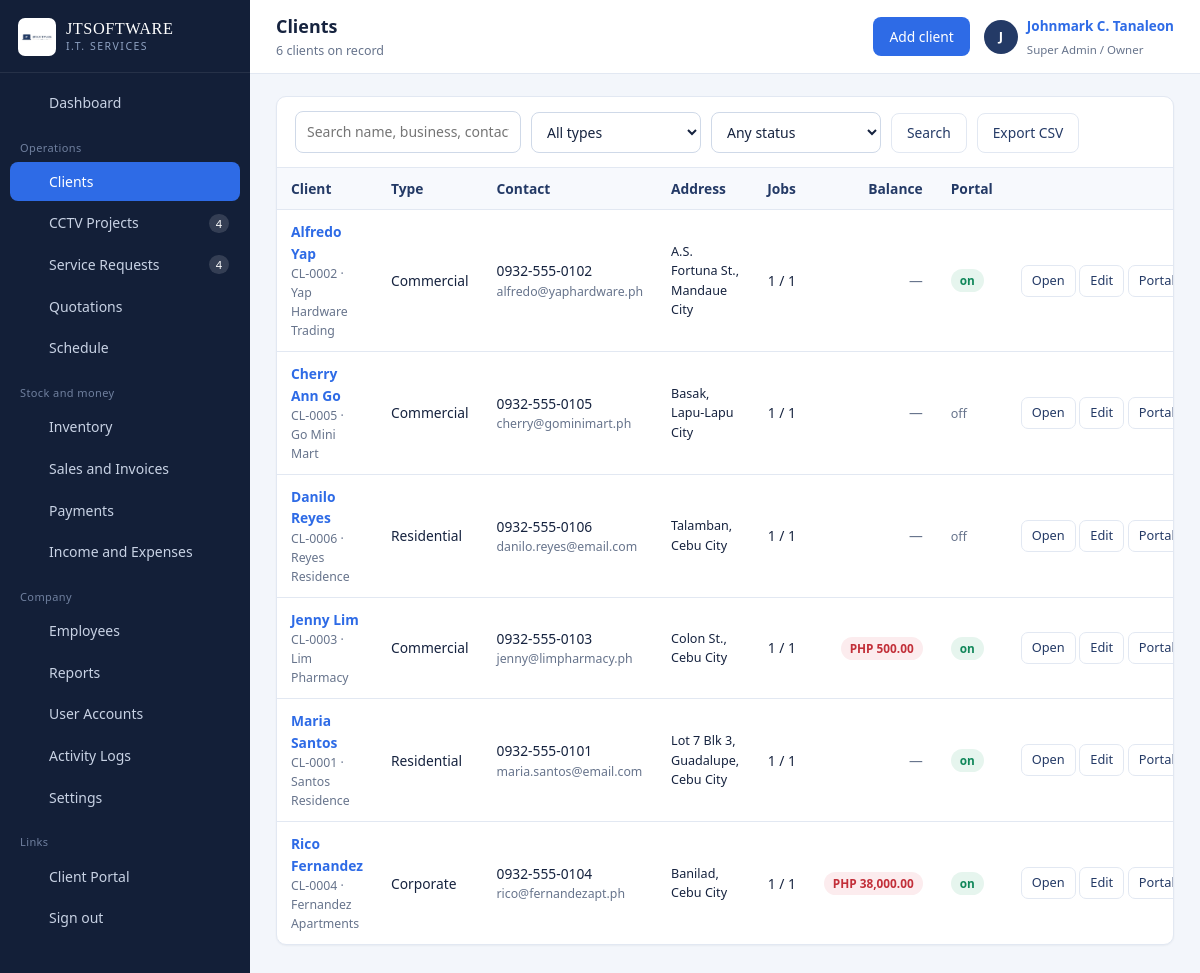
The page /clients.php (signed in) on the database its author committed.
### tables this page shows
CREATE TABLE clients (
  id             INT AUTO_INCREMENT PRIMARY KEY,
  client_code    VARCHAR(20)  NOT NULL UNIQUE,
  full_name      VARCHAR(140) NOT NULL,
  business_name  VARCHAR(140) DEFAULT NULL,
  client_type    ENUM('Residential','Commercial','Corporate') NOT NULL DEFAULT 'Residential',
  contact_number VARCHAR(40)  DEFAULT NULL,
  email          VARCHAR(120) DEFAULT NULL,
  address        VARCHAR(255) DEFAULT NULL,
  portal_username VARCHAR(60) DEFAULT NULL UNIQUE,
  portal_password VARCHAR(255) DEFAULT NULL,
  portal_enabled TINYINT(1) NOT NULL DEFAULT 0,
  notes          TEXT DEFAULT NULL,
  status         ENUM('active','inactive') NOT NULL DEFAULT 'active',
  created_at     DATETIME NOT NULL DEFAULT CURRENT_TIMESTAMP,
  INDEX idx_clients_name (full_name),
  INDEX idx_clients_type (client_type)
);

### includes/auth.php (called while the page is built, shortened)
<?php
require_once __DIR__ . '/../config/config.php';
function can(string $code): bool
{
    if ((int)$_SESSION['user']['role_id'] === 1) {
        return true;
    }
    return in_array($code, user_permissions(), true);
}

### config/config.php (called while the page is built, shortened)
<?php
require_once __DIR__ . '/database.php';
function setting(string $key, string $default = ''): string
{
    static $cache = null;
    if ($cache === null) {
        $cache = [];
        foreach (all('SELECT setting_key, setting_value FROM settings') as $r) {
            $cache[$r['setting_key']] = (string)$r['setting_value'];
        }
    }
    return $cache[$key] ?? $default;
}
function e($value): string
{
    return htmlspecialchars((string)$value, ENT_QUOTES, 'UTF-8');
}
function money($amount, bool $symbol = true): string
{
    $txt = number_format((float)$amount, 2);
    return $symbol ? setting('currency_symbol', 'PHP ') . $txt : $txt;
}
function input(string $key, $default = null)
{
    $v = $_POST[$key] ?? $_GET[$key] ?? $default;
    return is_string($v) ? trim($v) : $v;
}
function url_with(array $changes): string
{
    $params = array_merge($_GET, $changes);
    return basename($_SERVER['PHP_SELF']) . (empty($params) ? '' : '?' . http_build_query($params));
}

### config/database.php (called while the page is built, shortened)
<?php
function db(): PDO
{
    static $pdo = null;
    if ($pdo === null) {
        $dsn = 'mysql:host=' . DB_HOST . ';port=' . DB_PORT . ';dbname=' . DB_NAME . ';charset=utf8mb4';
        try {
            $pdo = new PDO($dsn, DB_USER, DB_PASS, [
                PDO::ATTR_ERRMODE            => PDO::ERRMODE_EXCEPTION,
                PDO::ATTR_DEFAULT_FETCH_MODE => PDO::FETCH_ASSOC,
                PDO::ATTR_EMULATE_PREPARES   => false,
            ]);
        } catch (PDOException $e) {
            http_response_code(500);
            echo '<div style="font:15px/1.6 system-ui;max-width:640px;margin:80px auto;padding:28px;'
               . 'border:1px solid #E3E8F0;border-radius:10px">'
               . '<h2 style="margin:0 0 10px;color:#16233F">Cannot reach the database</h2>'
               . '<p style="color:#475569">Start MySQL in the XAMPP control panel, then import '
               . '<code>database/jtsoftware_db.sql</code> through phpMyAdmin.</p>'
               . '<p style="color:#94A3B8;font-size:13px">' . htmlspecialchars($e->getMessage()) . '</p></div>';
            exit;
        }
    }
    return $pdo;
}
function q(string $sql, array $params = []): PDOStatement
{
    $st = db()->prepare($sql);
    $st->execute($params);
    return $st;
}
function all(string $sql, array $params = []): array
{
    return q($sql, $params)->fetchAll();
}
function scalar(string $sql, array $params = [], $default = 0)
{
    $v = q($sql, $params)->fetchColumn();
    return $v === false || $v === null ? $default : $v;
}

### clients.php (the view, shortened to what this page needs)
<?php
require_once __DIR__ . '/includes/auth.php';
$search = (string)input('q', '');
$page   = max(1, (int)input('page', 1));
$per    = 12;
$where = ['1=1'];
$args  = [];
$whereSql = implode(' AND ', $where);
$total = (int)scalar("SELECT COUNT(*) FROM clients WHERE $whereSql", $args);
$pages = max(1, (int)ceil($total / $per));
$page  = min($page, $pages);
$clients = all(
    "SELECT c.*,
            (SELECT COUNT(*) FROM cctv_projects p WHERE p.client_id = c.id) AS project_count,
            (SELECT COUNT(*) FROM service_requests s WHERE s.client_id = c.id) AS service_count,
            (SELECT COALESCE(SUM(balance),0) FROM sales s WHERE s.client_id = c.id AND s.status IN ('Unpaid','Partial')) AS balance
     FROM clients c WHERE $whereSql ORDER BY c.full_name ASC LIMIT $per OFFSET " . (($page - 1) * $per),
    $args
);
if (can('clients.manage')) {
    $pageActions = '<button class="btn" data-modal="clientModal">Add client</button>';
}
include __DIR__ . '/includes/header.php';
?>
<div class="card">
  <div class="card-head">
    <form class="toolbar" method="get" data-autosubmit>
      <div class="field">
        <input class="input search-input" name="q" value="<?= e($search) ?>" placeholder="Search name, business, contact…">
      </div>
      <div class="field">
        <select class="input" name="type">
          <option value="">All types</option>
        </select>
      </div>
      <div class="field">
        <select class="input" name="status">
          <option value="">Any status</option>
        </select>
      </div>
      <button class="btn btn-outline" type="submit">Search</button>
      <a class="btn btn-outline" href="<?= e(url_with(['export' => 'csv'])) ?>">Export CSV</a>
    </form>
  </div>
  <div class="card-body tight">
    <?php if (!$clients): ?>
      <div class="empty">
        <strong>No clients match this search</strong>
        Clear the filters, or add the client with the button at the top right.
      </div>
    <?php else: ?>
    <div class="table-wrap">
      <table class="data">
        <thead>
          <tr>
            <th>Client</th><th>Type</th><th>Contact</th><th>Address</th>
            <th class="num">Jobs</th><th class="num">Balance</th><th>Portal</th><th></th>
          </tr>
        </thead>
        <tbody>
        <?php foreach ($clients as $c): ?>
          <tr>
            <td>
              <a class="row-main" href="client_view.php?id=<?= (int)$c['id'] ?>"><?= e($c['full_name']) ?></a>
              <div class="row-sub"><?= e($c['client_code']) ?><?= $c['business_name'] ? ' · ' . e($c['business_name']) : '' ?></div>
            </td>
            <td><?= e($c['client_type']) ?><?= $c['status'] === 'inactive' ? ' <span class="badge badge-muted">inactive</span>' : '' ?></td>
            <td>
              <?= e($c['contact_number'] ?: '—') ?>
              <?php if ($c['email']): ?><div class="row-sub"><?= e($c['email']) ?></div><?php endif; ?>
            </td>
            <td class="small"><?= e($c['address'] ?: '—') ?></td>
            <td class="num"><?= (int)$c['project_count'] ?> / <?= (int)$c['service_count'] ?></td>
            <td class="num"><?= $c['balance'] > 0 ? '<span class="badge badge-danger">' . money($c['balance']) . '</span>' : '<span class="muted">—</span>' ?></td>
            <td><?= $c['portal_enabled'] ? '<span class="badge badge-ok">on</span>' : '<span class="muted small">off</span>' ?></td>
            <td class="actions-cell">
              <a class="btn btn-sm btn-outline" href="client_view.php?id=<?= (int)$c['id'] ?>">Open</a>
              <?php if (can('clients.manage')): ?>
                <button class="btn btn-sm btn-outline" data-modal="clientModal"
                        data-row='<?= e(json_encode([
                            'id' => $c['id'], 'full_name' => $c['full_name'], 'business_name' => $c['business_name'],
                            'client_type' => $c['client_type'], 'contact_number' => $c['contact_number'],
                            'email' => $c['email'], 'address' => $c['address'], 'notes' => $c['notes'],
                            'status' => $c['status'],
                        ], JSON_HEX_APOS | JSON_HEX_QUOT)) ?>'>Edit</button>
                <button class="btn btn-sm btn-outline" data-modal="portalModal"
                        data-row='<?= e(json_encode([
                            'id' => $c['id'], 'portal_username' => $c['portal_username'],
                            'portal_enabled' => $c['portal_enabled'], 'client_label' => $c['full_name'],
                        ], JSON_HEX_APOS | JSON_HEX_QUOT)) ?>'>Portal</button>
              <?php endif; ?>
            </td>
          </tr>
        <?php endforeach; ?>
        </tbody>
      </table>
    </div>
    <?php endif; ?>
  </div>
</div>
<?php include __DIR__ . '/includes/footer.php'; ?>

### assets/css/app.css (style rules this page uses)
:root { --navy-900: #131F38; --navy-800: #1B2B4D; --navy-700: #243A66; --navy-600: #33508A; --blue: #2E6BE6; --blue-dark:#1E54C4; --blue-soft:#EAF1FE; --copper: #B5714A; --copper-soft:#FBF0E9; --paper: #F3F6FB; --surface: #FFFFFF; --line: #E2E8F2; --ink: #16233F; --muted: #67748C; --ok: #11875A; --ok-soft: #E6F5EE; --warn: #B26A00; --warn-soft:#FDF2E2; --danger: #C22F39; --danger-soft:#FCECEE; --sidebar-w: 250px; --radius: 10px; --shadow-card: 0 1px 2px rgba(19,31,56,.05); --shadow-pop: 0 18px 44px rgba(19,31,56,.22); --sans: "Segoe UI", Roboto, -apple-system, BlinkMacSystemFont, "Helvetica Neue", Arial, sans-serif; --serif: Georgia, "Times New Roman", serif; }
* { box-sizing: border-box; }
html, body { margin: 0; padding: 0; }
body { font-family: var(--sans); font-size: 14.5px; line-height: 1.55; color: var(--ink); background: var(--paper); -webkit-font-smoothing: antialiased; }
a { color: var(--blue); text-decoration: none; }
.card { background: var(--surface); border: 1px solid var(--line); border-radius: var(--radius); box-shadow: var(--shadow-card); margin-bottom: 18px; }
.card-head { padding: 14px 18px; border-bottom: 1px solid var(--line); display: flex; align-items: center; gap: 12px; flex-wrap: wrap; }
.card-body { padding: 18px; }
.card-body.tight { padding: 0; }
.table-wrap { overflow-x: auto; }
table.data { width: 100%; border-collapse: collapse; font-size: 13.8px; }
table.data th { text-align: left; font-weight: 600; color: var(--navy-700); background: #F7F9FD; border-bottom: 1px solid var(--line); padding: 10px 14px; white-space: nowrap; }
table.data td { padding: 11px 14px; border-bottom: 1px solid var(--line); vertical-align: middle; }
table.data tbody tr:last-child td { border-bottom: 0; }
table.data td.num, table.data th.num { text-align: right; white-space: nowrap; }
table.data .row-main { font-weight: 600; }
table.data .row-sub { color: var(--muted); font-size: 12.3px; }
.actions-cell { white-space: nowrap; text-align: right; }
.badge { display: inline-block; padding: 2px 9px; border-radius: 20px; font-size: 11.8px; font-weight: 600; line-height: 1.6; white-space: nowrap; }
.badge-ok { background: var(--ok-soft); color: var(--ok); }
.badge-danger { background: var(--danger-soft); color: var(--danger); }
.btn { display: inline-flex; align-items: center; justify-content: center; gap: 7px; padding: 8px 15px; border-radius: 8px; border: 1px solid transparent; background: var(--blue); color: #fff; font: inherit; font-size: 13.8px; font-weight: 500; cursor: pointer; transition: background .12s ease, border-color .12s ease; }
.btn-outline { background: #fff; color: var(--navy-700); border-color: var(--line); }
.btn-sm { padding: 5px 10px; font-size: 12.8px; border-radius: 7px; }
.field { margin-bottom: 14px; }
.input, select.input, textarea.input { width: 100%; padding: 9px 11px; border: 1px solid #CFD9E8; border-radius: 8px; font: inherit; font-size: 14px; color: var(--ink); background: #fff; }
.toolbar { display: flex; gap: 10px; flex-wrap: wrap; align-items: flex-end; }
.toolbar .field { margin-bottom: 0; }
.toolbar .input { min-width: 170px; }
.search-input { min-width: 240px; }
.muted { color: var(--muted); }
.small { font-size: 12.6px; }

### rows shown on the page
clients: full_name "Alfredo Yap", client_code "CL-0002", business_name "Yap Hardware Trading", client_type "Commercial", contact_number "0932-555-0102", email "alfredo@yaphardware.ph", address "A.S. Fortuna St., Mandaue City", project_count "1", service_count "1", portal_enabled "on"
clients: full_name "Cherry Ann Go", client_code "CL-0005", business_name "Go Mini Mart", client_type "Commercial", contact_number "0932-555-0105", email "cherry@gominimart.ph", address "Basak, Lapu-Lapu City", project_count "1", service_count "1", portal_enabled "off"
clients: full_name "Danilo Reyes", client_code "CL-0006", business_name "Reyes Residence", client_type "Residential", contact_number "0932-555-0106", email "danilo.reyes@email.com", address "Talamban, Cebu City", project_count "1", service_count "1", portal_enabled "off"
clients: full_name "Jenny Lim", client_code "CL-0003", business_name "Lim Pharmacy", client_type "Commercial", contact_number "0932-555-0103", email "jenny@limpharmacy.ph", address "Colon St., Cebu City", project_count "1", service_count "1", balance "PHP 500.00", portal_enabled "on"
clients: full_name "Maria Santos", client_code "CL-0001", business_name "Santos Residence", client_type "Residential", contact_number "0932-555-0101", email "maria.santos@email.com", address "Lot 7 Blk 3, Guadalupe, Cebu City", project_count "1", service_count "1", portal_enabled "on"
clients: full_name "Rico Fernandez", client_code "CL-0004", business_name "Fernandez Apartments", client_type "Corporate", contact_number "0932-555-0104", email "rico@fernandezapt.ph", address "Banilad, Cebu City", project_count "1", service_count "1", balance "PHP 38,000.00", portal_enabled "on"

### other values the page prints
$label "Dashboard Clients CCTV Projects Service Requests Quotations Schedule Inventory Sales and Invoices Payments Income and Expenses Employees Reports User Accounts Activity Logs Settings"
$count "4 4"
$pageTitle "Clients"
$pageSub "6 clients on record"
mb_substr($u['full_name'], 0, 1) "J"
$u['full_name'] "Johnmark C. Tanaleon"
$u['role_name'] "Super Admin / Owner"
